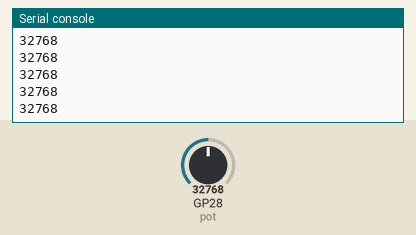
Simulated run of this program. Board: Raspberry Pi Pico running MicroPython. On the bench: the last lines printed to the serial console. The test bench sets the inputs (shaded band); at power-on: GP28 (pot) = 32768 (analog values on the 0–65535 scale).

Above: at 1.2 s.
1.3 s: GP28 (pot) set to 45874
At 1.56 s:
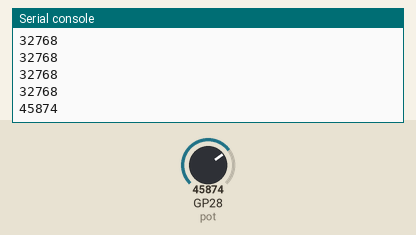
2.8 s: GP28 (pot) set to 57670
At 2.96 s:
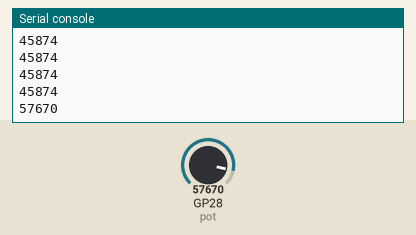
Timing chart, 0 to 5.8 s (numbered marks = the images above; inputs shaded):
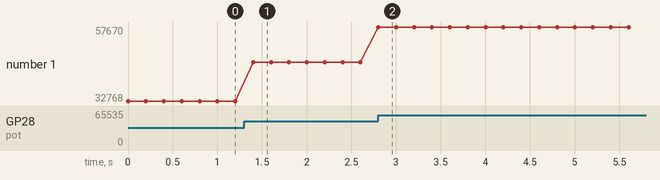

Measured:
- after the input at 1.3 s, the serial console: prints a new line after 0.10 s (image 1)
- after the input at 2.8 s, the serial console: prints a new line at once (image 2)
- plotted number 1: 32768 → 45874 after the input at 1.3 s, 45874 → 57670 after the input at 2.8 s

The program:

main.py
```python
# Alumno: Gutierrez Vizcarra Daniel 19210503
# Circuito que activa el potenciomentro.

import machine
import utime

pot=machine.ADC(28)

while True:
  value=pot.read_u16()
  print(value)
  utime.sleep_ms(200)
```
